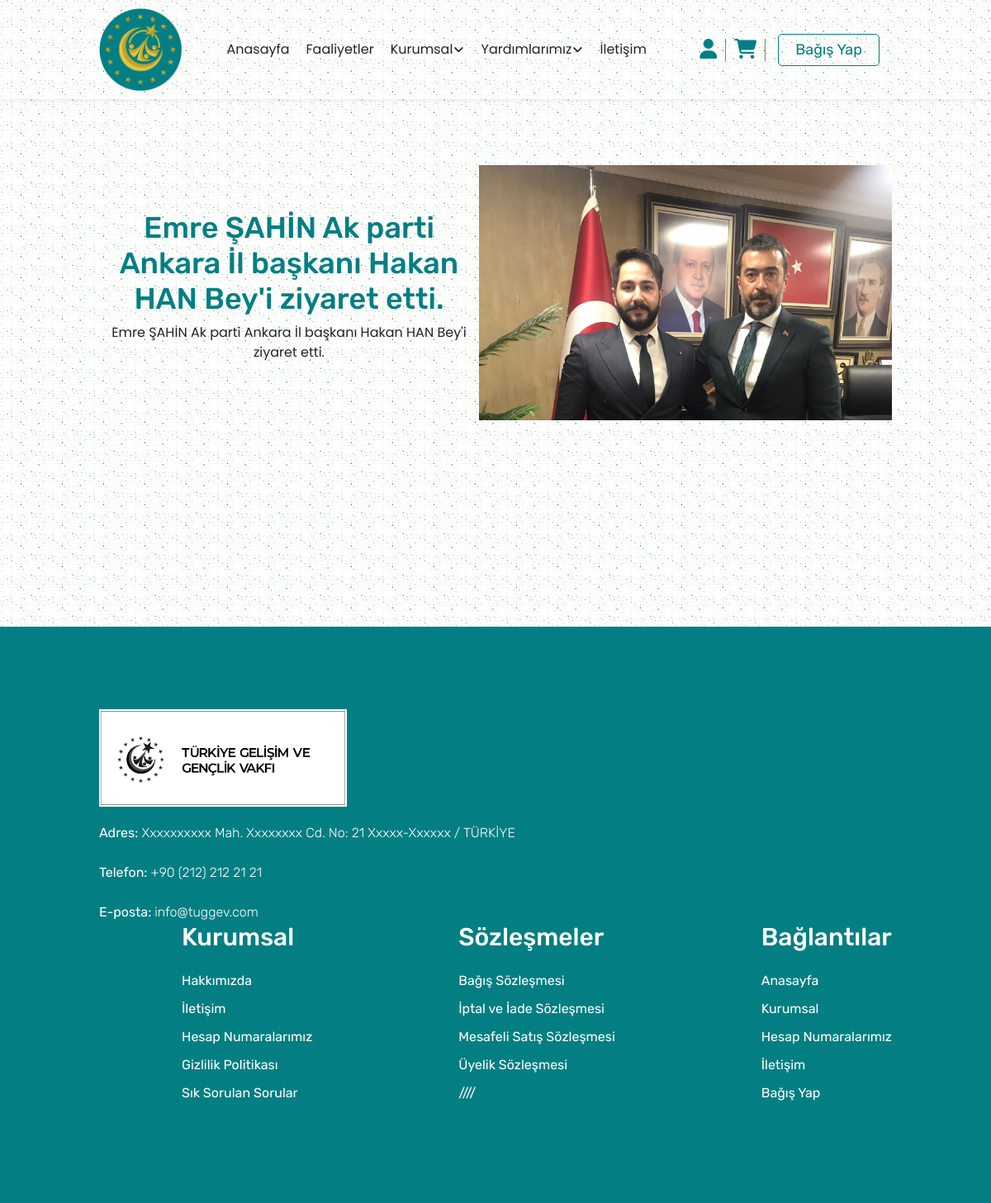
/faaliyetlerimiz2, run on the app's committed database.
### news/models.py (models this page shows, shortened)
class Haber(models.Model):
    Baslik = models.CharField(max_length=200 , null=True , blank=True)
    Aciklama = models.TextField(null=True , blank=True)
    Resim = models.ImageField(upload_to='djangouploads/news', null=True , blank=True)
    Resim2 = models.ImageField(upload_to='djangouploads/news', null=True , blank=True)
    Resim3 = models.ImageField(upload_to='djangouploads/news', null=True , blank=True)

### news/views.py (the view)
# urls.py: path('<int:pk>' , new , name='new'),
def new(request , pk):
    data = {
        'new' : Haber.objects.get(id=pk)
    }
    return render(request , 'new.html' , data)

### news/templates/new.html (shortened to what this page needs)
{% extends 'base.html' %}
{% load static %}
{% block head %}
<link rel="stylesheet" href="{% static 'css/new.css'%}">
{% endblock %}
{% block body%}
<section id="haber">
    <div class="hf-wrapper">
        <div class="h-wrapper">
            <h3 class="h-title">{{new.Baslik}}</h3>
            <p class="h-text">{{new.Aciklama}}</p>
        </div>
        <div class="h-img-wrapper">
            <img class="h-img" src="../{{new.Resim}}" alt="">
        </div>
    </div>
</section>
{% endblock %}

### main/static/css/navbar.css (style rules this page uses)
:root { --logo-color:#037F83; }

### main/static/css/footer.css (style rules this page uses)
:root { --logo-color:#037F83; }

### news/static/css/new.css (style rules this page uses)
:root { --logo-color:#037F83; }
.hf-wrapper { padding: 150px 10%; display: flex; align-items: center; justify-content: center; flex-wrap: wrap; }
.h-img-wrapper { margin-top: 50px; flex: 40%; display: flex; align-items: center; justify-content: center; }
.h-img { width: 500px; }
.h-wrapper { margin-top: 50px; flex: 40%; text-align: center; }
.h-title { font-family: 'Rubik' , sans-serif; font-size: 36px; color: var(--logo-color); }
.h-text { font-family: 'Poppins' , sans-serif; }

### main/templates/base.html (style rules this page uses)
body { overflow-x: hidden; }

### data on the page
Haber: Baslik "Emre ŞAHİN Ak parti Ankara İl başkanı Hakan HAN Bey'i ziyaret etti.", Aciklama "Emre ŞAHİN Ak parti Ankara İl başkanı Hakan HAN Bey'i ziyaret etti.", Resim (picture)
